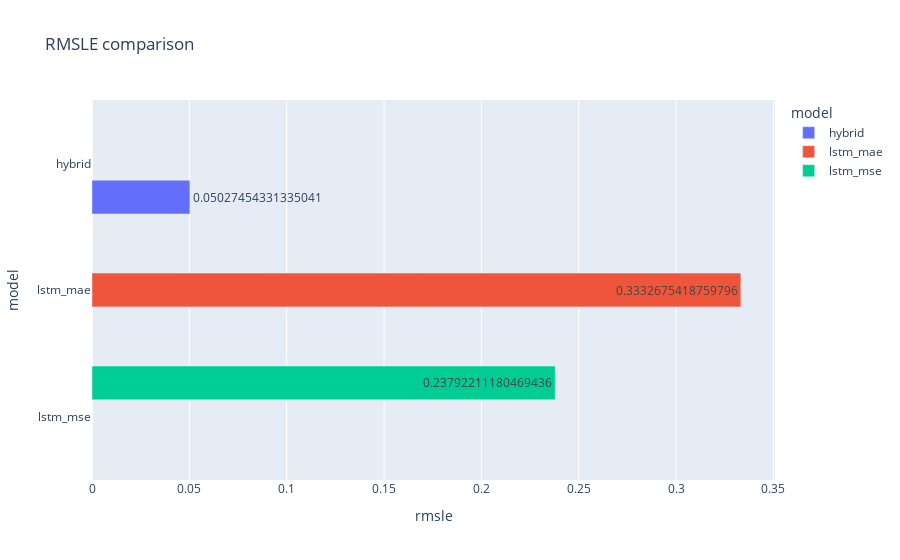

Here is the notebook cell this chart was saved with:
### Code cell
import plotly
import plotly.express as px
import plotly.io as pio

rmsle_fig = px.bar(
    data_frame=eval_df,
    orientation='h',
    y='model',
    x='rmsle',
    color='model',
    text='rmsle',
    title="RMSLE comparison"
)
rmsle_fig.update_layout(barmode='group')
rmsle_fig.show()

### Figure 1 — Plotly figure (JSON) as saved in the notebook; plotly's stock layout.template omitted (floating-point values rounded to 4 significant figures)
{"data": [{"alignmentgroup": "True", "hovertemplate": "model=%{y}<br>rmsle=%{text}<extra></extra>", "legendgroup": "hybrid", "marker": {"color": "#636efa", "pattern": {"shape": ""}}, "name": "hybrid", "offsetgroup": "hybrid", "orientation": "h", "showlegend": true, "text": [0.05027], "textposition": "auto", "type": "bar", "x": [0.05027], "xaxis": "x", "y": ["hybrid"], "yaxis": "y"}, {"alignmentgroup": "True", "hovertemplate": "model=%{y}<br>rmsle=%{text}<extra></extra>", "legendgroup": "lstm_mae", "marker": {"color": "#EF553B", "pattern": {"shape": ""}}, "name": "lstm_mae", "offsetgroup": "lstm_mae", "orientation": "h", "showlegend": true, "text": [0.3333], "textposition": "auto", "type": "bar", "x": [0.3333], "xaxis": "x", "y": ["lstm_mae"], "yaxis": "y"}, {"alignmentgroup": "True", "hovertemplate": "model=%{y}<br>rmsle=%{text}<extra></extra>", "legendgroup": "lstm_mse", "marker": {"color": "#00cc96", "pattern": {"shape": ""}}, "name": "lstm_mse", "offsetgroup": "lstm_mse", "orientation": "h", "showlegend": true, "text": [0.2379], "textposition": "auto", "type": "bar", "x": [0.2379], "xaxis": "x", "y": ["lstm_mse"], "yaxis": "y"}], "layout": {"autosize": true, "barmode": "group", "legend": {"title": {"text": "model"}, "tracegroupgap": 0}, "title": {"text": "RMSLE comparison"}, "xaxis": {"anchor": "y", "autorange": true, "domain": [0, 1], "range": [0, 0.3508], "title": {"text": "rmsle"}, "type": "linear"}, "yaxis": {"anchor": "x", "autorange": true, "categoryarray": ["lstm_mse", "lstm_mae", "hybrid"], "categoryorder": "array", "domain": [0, 1], "range": [-0.5, 2.5], "title": {"text": "model"}, "type": "category"}}}
